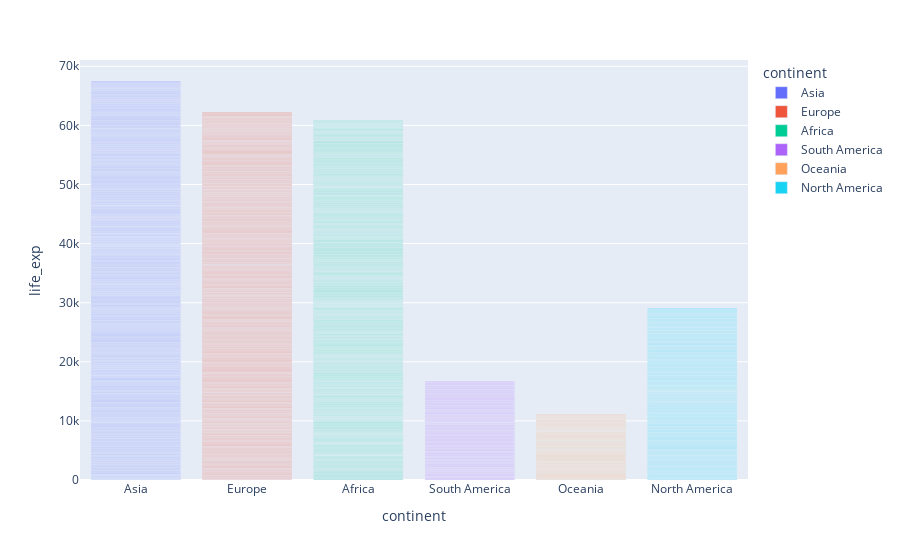

Source (notebook cell):
### Code cell
fig = px.bar(df, x = 'continent', y = 'life_exp', color = 'continent')
fig.show()

### Figure 1 — Plotly figure (JSON) as saved in the notebook; plotly's stock layout.template omitted (floating-point values rounded to 4 significant figures; data arrays with more than 128 entries replaced by an {"elided": "..."} marker saying what was removed)
{"data": [{"alignmentgroup": "True", "hovertemplate": "continent=%{x}<br>life_exp=%{y}<extra></extra>", "legendgroup": "Asia", "marker": {"color": "#636efa", "pattern": {"shape": ""}}, "name": "Asia", "offsetgroup": "Asia", "orientation": "v", "showlegend": true, "textposition": "auto", "type": "bar", "x": {"elided": "939 str values"}, "xaxis": "x", "y": {"elided": "939 float values"}, "yaxis": "y"}, {"alignmentgroup": "True", "hovertemplate": "continent=%{x}<br>life_exp=%{y}<extra></extra>", "legendgroup": "Europe", "marker": {"color": "#EF553B", "pattern": {"shape": ""}}, "name": "Europe", "offsetgroup": "Europe", "orientation": "v", "showlegend": true, "textposition": "auto", "type": "bar", "x": {"elided": "807 str values"}, "xaxis": "x", "y": {"elided": "807 float values"}, "yaxis": "y"}, {"alignmentgroup": "True", "hovertemplate": "continent=%{x}<br>life_exp=%{y}<extra></extra>", "legendgroup": "Africa", "marker": {"color": "#00cc96", "pattern": {"shape": ""}}, "name": "Africa", "offsetgroup": "Africa", "orientation": "v", "showlegend": true, "textposition": "auto", "type": "bar", "x": {"elided": "1008 str values"}, "xaxis": "x", "y": {"elided": "1008 float values"}, "yaxis": "y"}, {"alignmentgroup": "True", "hovertemplate": "continent=%{x}<br>life_exp=%{y}<extra></extra>", "legendgroup": "South America", "marker": {"color": "#ab63fa", "pattern": {"shape": ""}}, "name": "South America", "offsetgroup": "South America", "orientation": "v", "showlegend": true, "textposition": "auto", "type": "bar", "x": {"elided": "225 str values"}, "xaxis": "x", "y": {"elided": "225 float values"}, "yaxis": "y"}, {"alignmentgroup": "True", "hovertemplate": "continent=%{x}<br>life_exp=%{y}<extra></extra>", "legendgroup": "Oceania", "marker": {"color": "#FFA15A", "pattern": {"shape": ""}}, "name": "Oceania", "offsetgroup": "Oceania", "orientation": "v", "showlegend": true, "textposition": "auto", "type": "bar", "x": {"elided": "160 str values"}, "xaxis": "x", "y": {"elided": "160 float values"}, "yaxis": "y"}, {"alignmentgroup": "True", "hovertemplate": "continent=%{x}<br>life_exp=%{y}<extra></extra>", "legendgroup": "North America", "marker": {"color": "#19d3f3", "pattern": {"shape": ""}}, "name": "North America", "offsetgroup": "North America", "orientation": "v", "showlegend": true, "textposition": "auto", "type": "bar", "x": {"elided": "393 str values"}, "xaxis": "x", "y": {"elided": "393 float values"}, "yaxis": "y"}], "layout": {"barmode": "relative", "legend": {"title": {"text": "continent"}, "tracegroupgap": 0}, "margin": {"t": 60}, "xaxis": {"anchor": "y", "categoryarray": ["Asia", "Europe", "Africa", "South America", "Oceania", "North America"], "categoryorder": "array", "domain": [0, 1], "title": {"text": "continent"}}, "yaxis": {"anchor": "x", "domain": [0, 1], "title": {"text": "life_exp"}}}}
